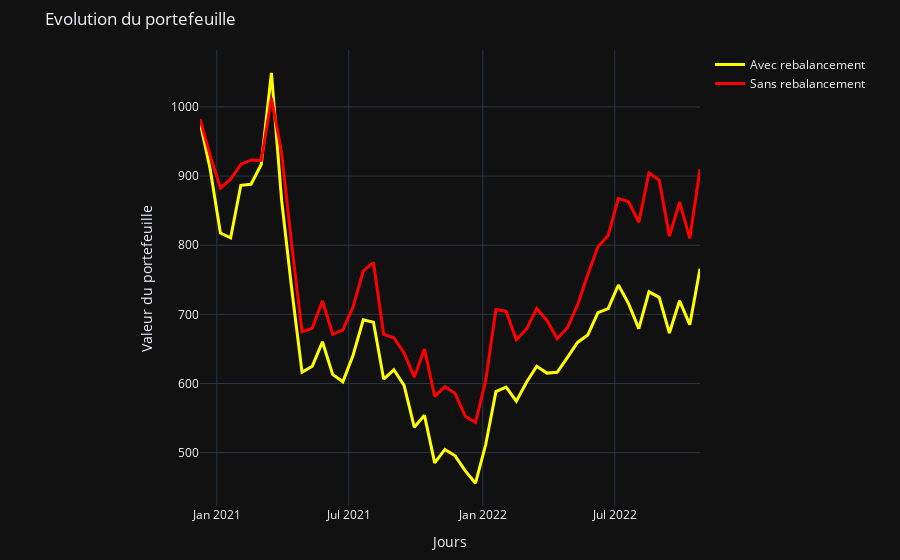

The code cell stored with this chart in its notebook:
### Markdown cell above
### Affichage de l'évolution de la valeur du portefeuille

### Code cell
# plot portfolio value history and portfolio value history without rebalancing
fig = go.Figure()
fig.update_layout(
    margin=dict(l=200, r=200, t=50, b=50),
)
fig.add_trace(go.Scatter(x=[first_date + dt.timedelta(i*N) for i in range(len(portfolio_value_history_without_rebalancing))], y=portfolio_value_history, mode='lines', line=dict(color='yellow', width=3), name='Avec rebalancement'))
fig.add_trace(go.Scatter(x=[first_date + dt.timedelta(i*N) for i in range(len(portfolio_value_history_without_rebalancing))], y=portfolio_value_history_without_rebalancing, mode='lines', line=dict(color='red', width=3), name='Sans rebalancement'))
fig.update_layout(title='Evolution du portefeuille', yaxis_title='Valeur du portefeuille', xaxis_title='Jours')
fig.show()
